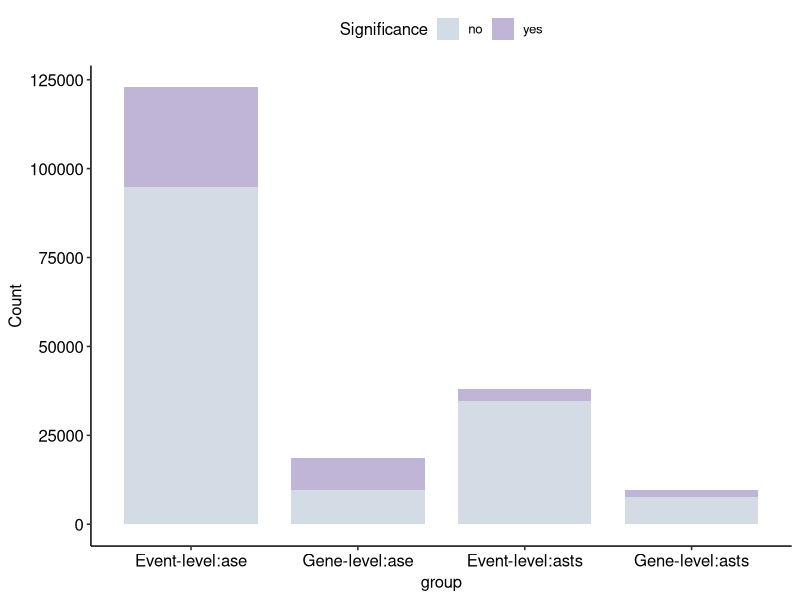
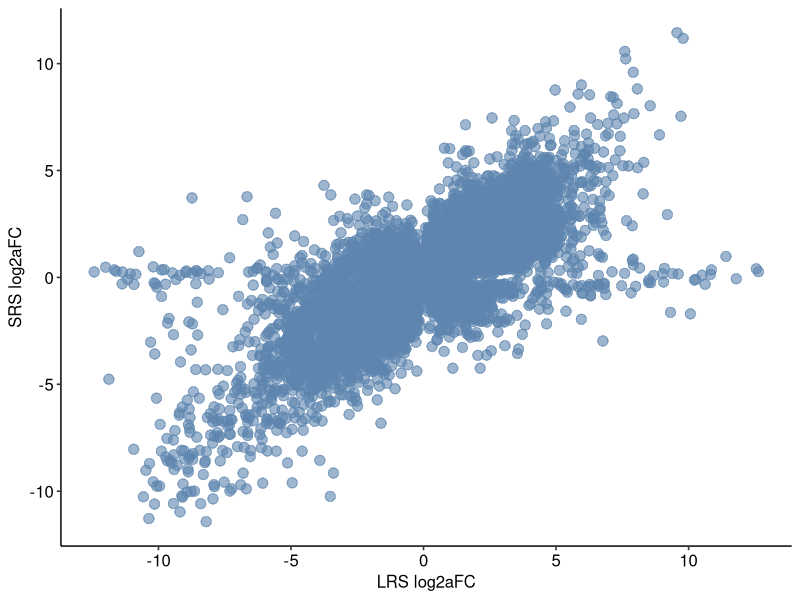
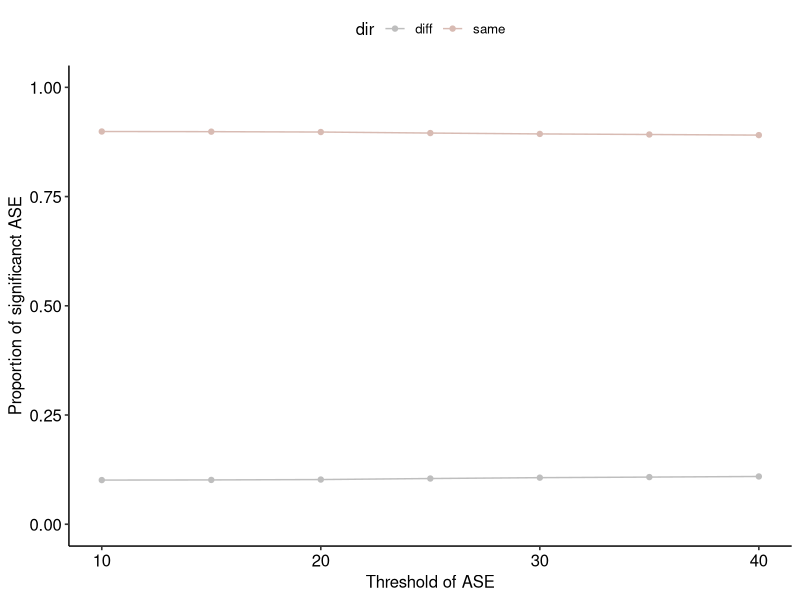
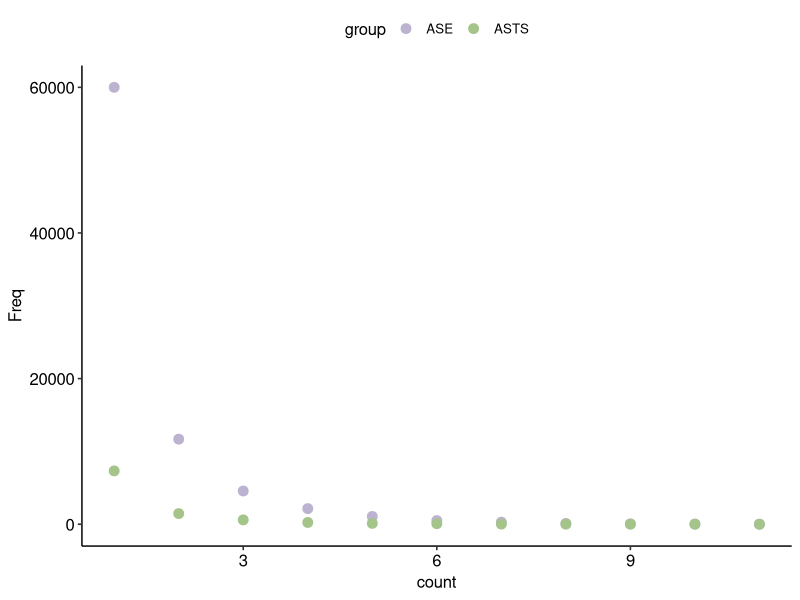
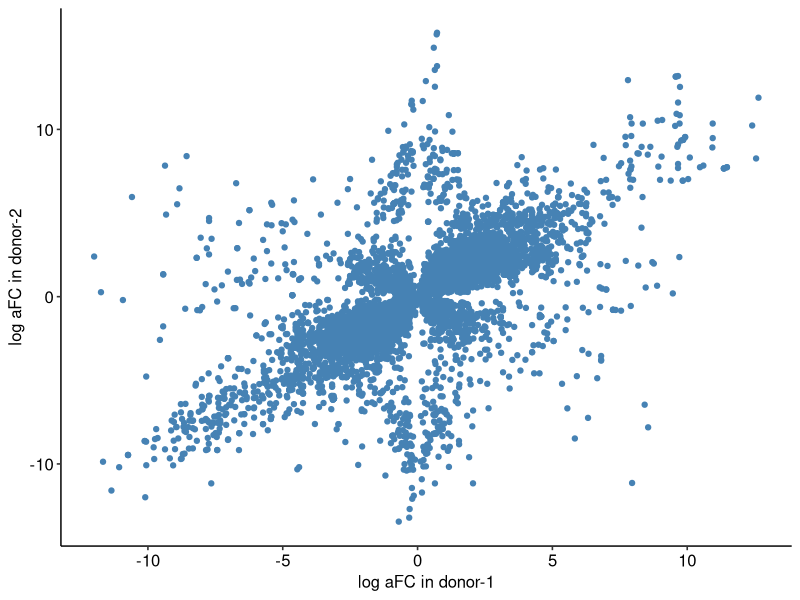
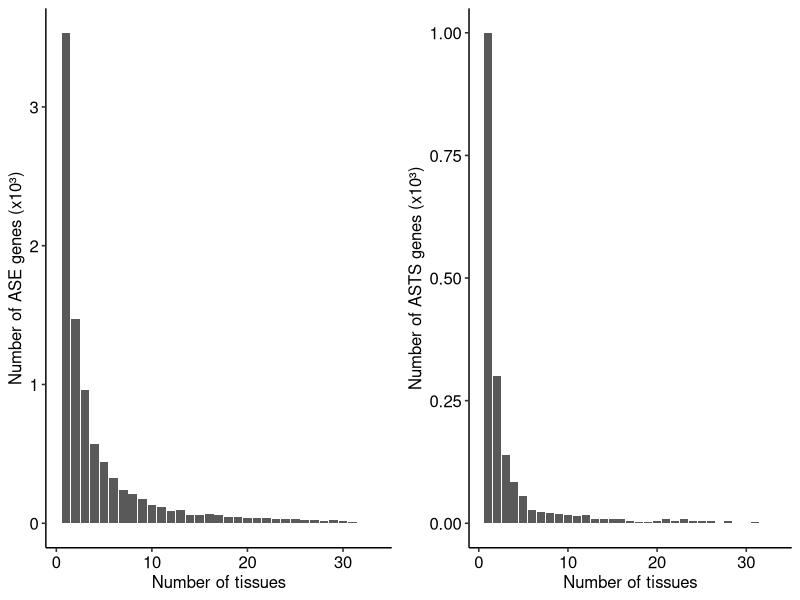

The R script that drew these images, in order:
#==============================================#
#  ASE ASTS#
# Supp-Figure-19#
#==============================================#

library(dplyr)
library(data.table)
library(tidyverse)
library(ggplot2)
library(ggpubr)
library(ggrastr)

setwd("/path/to/GTOP_code/supp/supp_fig19/input")


#Supp.Fig.19a the number of significant ase/asts -------------------------------

df_plot.m <- fread("Figure S19a.txt")
df_plot.m$Significance<-factor(df_plot.m$Significance,levels = c("yes","no"))
df_plot.m$group<-factor(df_plot.m$group,levels = c("Event-level:ase","Gene-level:ase","Event-level:asts","Gene-level:asts"))
ggplot(df_plot.m,aes(x=group,y=Count,fill=Significance)) + geom_bar(stat="identity",width=.8) + theme_pubr() + 
  scale_fill_manual(breaks = c("no","yes"),values = c("#D3DCE5","#C0B5D7"))


# Supp.Fig.19b comparation bewteen SRS ASE and LRS ASE
df_plot <- fread("Figure S19b.txt")
ggplot(df_plot)+
  # geom_point(size=3, aes(x=logafc, y=as.numeric(log2_aFC)), alpha=0.6, color="grey80") +
  geom_point_rast(size=3, aes(x=logafc, y=as.numeric(log2_aFC)), alpha=0.6, color="#5d86af") +
  xlab("LRS log2aFC") + ylab("SRS log2aFC") +
  theme_pubr()

# Supp.Fig.19c concordance of ASE direction between LRS and SRS across thresholds

df_plot <- fread("Figure S19c.txt")

ggplot(df_plot)+
  geom_point(aes(x=thresh, y=ratio, fill=dir, color=dir))+
  geom_line(aes(x=thresh, y=ratio, fill=dir, color=dir))+
  scale_fill_manual(values=c("diff"="grey", "same"="#d8bbb3"))+
  scale_color_manual(values=c("diff"="grey", "same"="#d8bbb3"))+
  scale_y_continuous(limits = c(0, 1))+
  theme_pubr()+
  xlab("Threshold of ASE")+
  ylab("Proportion of significanct ASE")


# Supp.Fig.19d the distribution of ASE/ASTS events for donors
df_plot <- fread("Figure S19d.txt")
ggplot(df_plot,aes(x=count,y=Freq,color=group)) + 
  scale_color_manual(
  values = c(
    "ASE" = "#bcb3d1",
    "ASTS" = "#a4c48a"
  ))+
    geom_point(size=3) + theme_pubr()

# Supp.Fig.19e log2aFC in ASE events for donor 1 and donor 2

df_plot <- fread("Figure S19e.txt")
ggplot(df_plot,aes(x=logafc.x,y=logafc.y)) + geom_point(color="steelblue") + 
  xlab("log aFC in donor-1")+
  ylab("log aFC in donor-2")+
  theme_pubr()


# S19 f-g the distribution of ASE/ASTS genes

df_plot <- fread("Figure S19f-g.txt")

p1 <- ggplot(df_plot,aes(x=ase_tissues))+
  geom_bar(aes(y = after_stat(count / 1000)), stat = "count")+
  xlab("Number of tissues")+
  ylab("Number of ASE genes (x10³)")+
  theme_pubr()

p2 <- ggplot(df_plot,aes(x=asts_tissues))+
  geom_bar(aes(y = after_stat(count / 1000)), stat = "count")+
  xlab("Number of tissues")+
  ylab("Number of ASTS genes (x10³)")+
  theme_pubr()

cowplot::plot_grid(p1, p2, ncol = 2)
